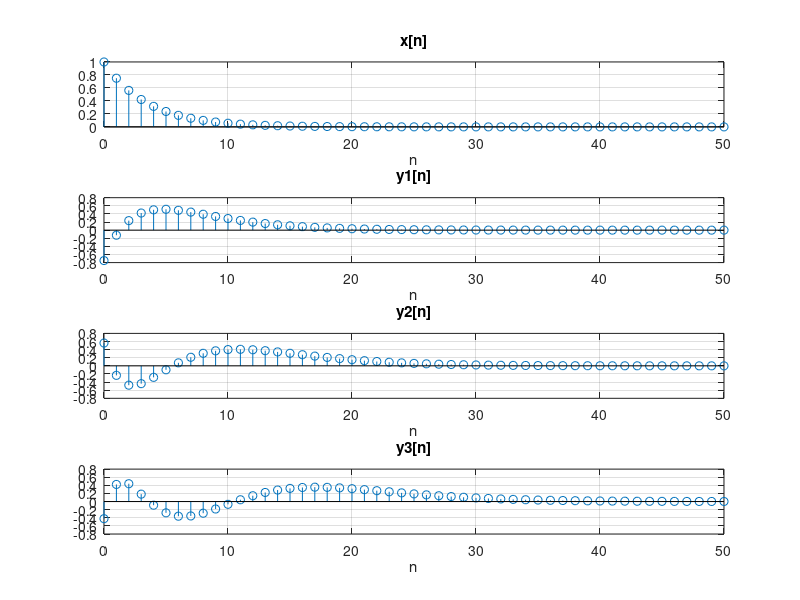

Write the MATLAB code that produced this figure.
% diffrence equation:y[n] - 3/4y[n - 1] = -3/4x[n] + x[n - 1]
% defining variables
% a: coefficients of y
% b: coefficients of x
a = [1 -3/4];
b = [-3/4 1];

% defining the input signal
n = 0:50;
x = (3/4).^n;

% defining output function 1
y1 = filter(b, a, x);

% defining output function 2
y2 = filter(b, a, y1);

% defining output function 2
y3 = filter(b, a, y2);

% plotting input function
subplot(4, 1, 1);
stem(n, x)
title('x[n]');
xlabel('n');
grid on

% plotting output function 1
subplot(4, 1, 2);
stem(n, y1)
title('y1[n]');
xlabel('n');
grid on

% plotting output function 2
subplot(4, 1, 3);
stem(n, y2)
title('y2[n]');
xlabel('n');
grid on

% plotting output function 3
subplot(4, 1, 4);
stem(n, y3)
title('y3[n]');
xlabel('n');
grid on
